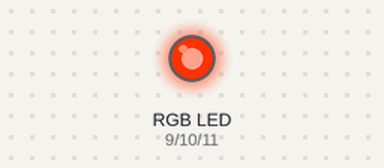
Bench run of a sketch on a simulated Arduino Uno, built with avr-gcc and run on an emulated ATmega328P. Parts: an RGB LED mixed from three pins (HIGH = lit).

Above: at 0.1 s.
Timing chart, 0 to 1.6 s (numbered marks = the images above):
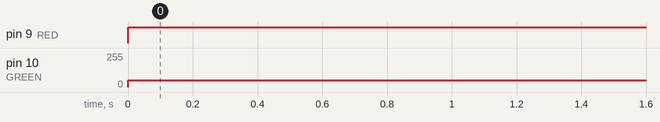

Measured:
- by itself, pin 9 (RED): LOW → HIGH at 0.00 s
- by itself, pin 10 (GREEN): 0/255 → 50/255 at 0.00 s

The sketch:

test05RGB_LED.ino
```cpp
#define RED 9
#define GREEN 10
#define BLUE 11
//PWM(Pulse Width Modulation)
//디지털 핀 전압의 LOW or HIGH 상태인
//시간을 조절해서 아날로그 신호를 구현.
void setup() {
}
void loop() {
  analogWrite(RED,255);
  analogWrite(GREEN,50);
  analogWrite(BLUE,0);
  delay(1000);
}
```
